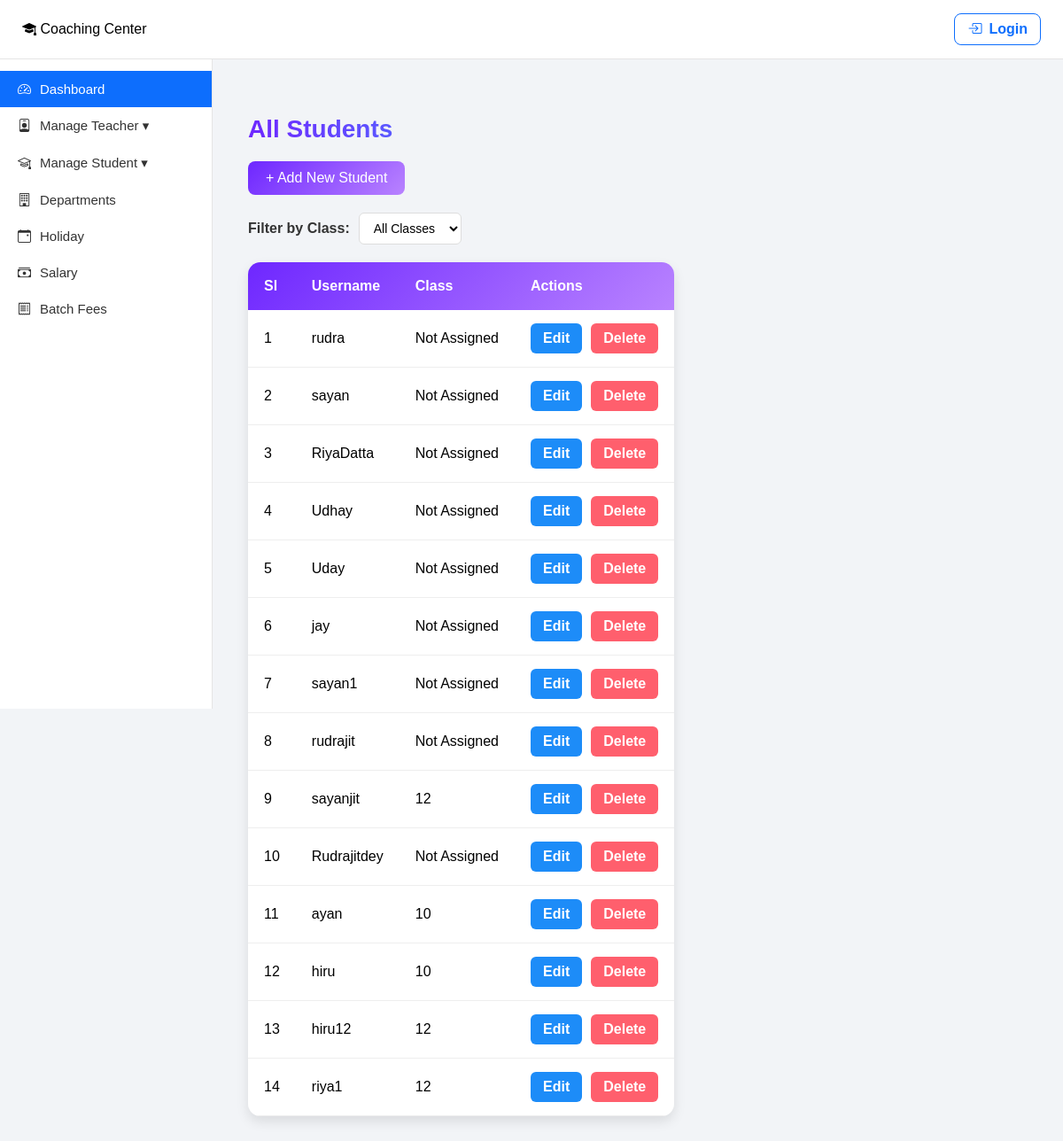
Screenshot of /students/ (signed in) with the database file from the repository.
### Home/models.py (models this page shows)
class User(AbstractUser):
    ROLE_CHOICES = (
        ('admin', 'Admin'),
        ('teacher', 'Teacher'),
        ('student', 'Student'),
    )
    role = models.CharField(max_length=20, choices=ROLE_CHOICES, default='student')
    subject = models.CharField(max_length=100, blank=True, null=True)
    student_class = models.CharField(max_length=50, blank=True, null=True)
    department = models.ForeignKey('Department', on_delete=models.SET_NULL, null=True, blank=True)
    salary_pending = models.BooleanField(default=True)
    salary_till_date = models.DateField(null=True, blank=True)
    fee_pending = models.BooleanField(default=True)
    fee_till_date = models.DateField(null=True, blank=True)
    objects = CustomUserManager()

### Home/views.py (the view)
# urls.py: path('students/', views.all_students, name="all_students"),
@login_required
def all_students(request):
    if request.user.role != "admin":
        return HttpResponseForbidden("Not allowed.")
    students = User.objects.filter(role="student")
    selected_class = request.GET.get('student_class')
    if selected_class:
        students = students.filter(student_class=selected_class)
    all_classes = (
        User.objects
        .filter(role="student")
        .values_list('student_class', flat=True)
        .distinct()
        .order_by('student_class')
    )
    return render(request, "admin/all_student.html", {
        "students": students,
        "all_classes": all_classes,
        "selected_class": selected_class,
    })

### templates/admin/all_student.html (shortened to what this page needs)
{% extends "dashboard/admin.html" %}
{% block content %}
<div class="page-container">
    <h2>All Students</h2>
    <div class="add-btn">
        <a href="{% url 'student_signup' %}">+ Add New Student</a>
    </div>
    <div class="filter-container">
        <label for="class-filter">Filter by Class:</label>
        <select id="class-filter" onchange="filterByClass(this.value)">
            <option value="">All Classes</option>
        </select>
    </div>
    <div class="table-container">
        {% if students %}
            <table>
                <thead>
                    <tr>
                        <th>Sl</th>
                        <th>Username</th>
                        <th>Class</th>
                        <th>Actions</th>
                    </tr>
                </thead>
                <tbody>
                    {% for student in students %}
                        <tr>
                            <td>{{ forloop.counter }}</td>
                            <td>{{ student.username }}</td>
                            <td>{{ student.student_class|default:"Not Assigned" }}</td>
                            <td>
                                <div class="action-buttons">
                                    <a href="{% url 'edit_student' student.id %}" class="btn btn-edit">Edit</a>
                                    <a href="{% url 'delete_student' student.id %}" class="btn btn-delete">Delete</a>
                                </div>
                            </td>
                        </tr>
                    {% endfor %}
                </tbody>
            </table>
        {% else %}
            <div class="no-data">
                <p>No Students found.
                    <a href="{% url 'student_signup' %}">Create one now</a>
                </p>
            </div>
        {% endif %}
    </div>
</div>
{% endblock %}

### templates/dashboard/admin.html (style rules this page uses)
* { margin: 0; padding: 0; box-sizing: border-box; font-family: Arial, Helvetica, sans-serif; }
body { background: #f2f4f7; display: flex; }

### templates/admin/all_student.html (style rules this page uses)
.page-container { margin: 30px 0; }
h2 { font-size: 28px; font-weight: 700; margin-bottom: 20px; background: linear-gradient(90deg, #6e27ff, #35b8ff); -webkit-background-clip: text; color: transparent; }
.add-btn { margin-bottom: 20px; }
.add-btn a { background: linear-gradient(135deg, #6e27ff, #b983ff); color: white; padding: 10px 20px; border-radius: 8px; text-decoration: none; display: inline-block; transition: 0.3s; }
.table-container { background: white; border-radius: 14px; box-shadow: 0 6px 14px rgba(0, 0, 0, 0.1); overflow: hidden; }
table { width: 100%; border-collapse: collapse; }
thead { background: linear-gradient(135deg, #6e27ff, #b983ff); color: white; }
th { padding: 18px; text-align: left; font-weight: 600; }
td { padding: 15px 18px; border-bottom: 1px solid #eee; }
.action-buttons { display: flex; gap: 10px; }
.btn { padding: 8px 14px; border: none; border-radius: 6px; cursor: pointer; font-weight: 600; text-decoration: none; display: inline-block; transition: 0.3s; }
.btn-edit { background: #1d8cf8; color: white; }
.btn-delete { background: #ff5f6d; color: white; }
.filter-container { margin-bottom: 20px; display: flex; gap: 10px; align-items: center; }
.filter-container label { font-weight: 600; color: #333; }
.filter-container select { padding: 8px 12px; border: 1px solid #ddd; border-radius: 6px; font-size: 14px; background: white; cursor: pointer; transition: 0.3s; }

### rows the page displays
User: username "rudra", student_class "Not Assigned"
User: username "sayan", student_class "Not Assigned"
User: username "RiyaDatta", student_class "Not Assigned"
User: username "Udhay", student_class "Not Assigned"
User: username "Uday", student_class "Not Assigned"
User: username "jay", student_class "Not Assigned"
User: username "sayan1", student_class "Not Assigned"
User: username "rudrajit", student_class "Not Assigned"
User: username "sayanjit", student_class "12"
User: username "Rudrajitdey", student_class "Not Assigned"
User: username "ayan", student_class "10"
User: username "hiru", student_class "10"
User: username "hiru12", student_class "12"
User: username "riya1", student_class "12"
